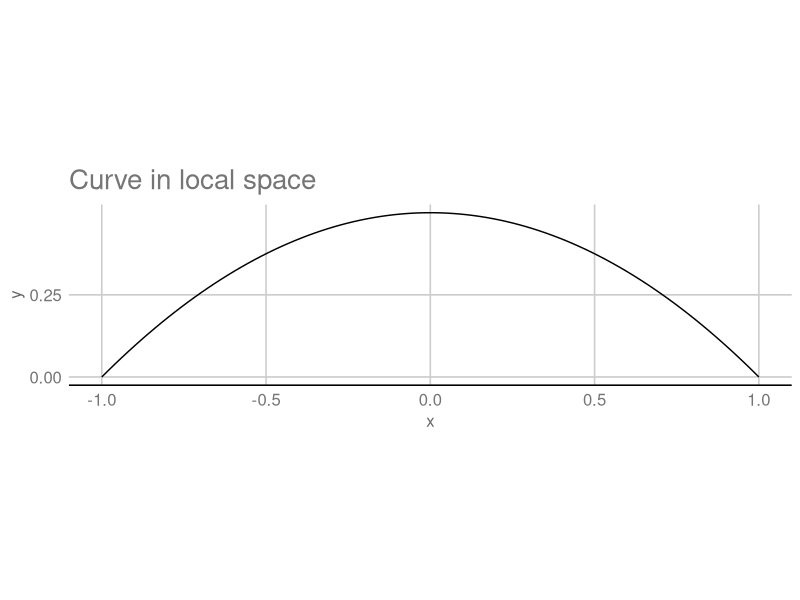
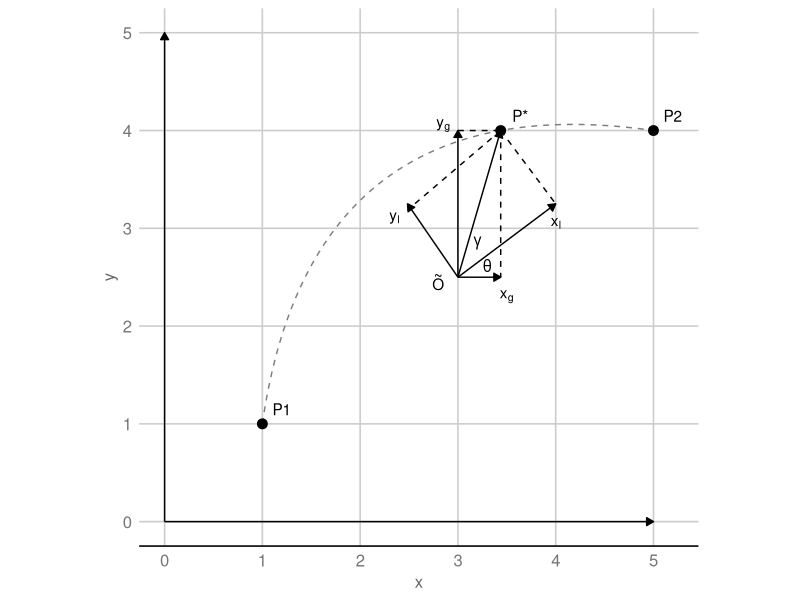

The R script that drew these images, in order:
## ---- chunk 1
knitr::opts_chunk$set(echo = TRUE)
require(ggplot2)
require(ggthemes)
theme_set(theme_gdocs())
theme_update(plot.background = element_blank()) #, text = element_text(size=14))
## ---- chunk 2
alpha <- 0.5
s <- 1

x <- seq(-s,s, length.out = 100)
y = -alpha/s*x^2+alpha*s

ggplot(data.frame(x,y)) + geom_line(aes(x=x, y=y)) + coord_fixed() +
  ggtitle("Curve in local space") + scale_y_continuous(breaks=c(0,0.25))
## ---- chunk 3
p1 <- c(1,1)
p2 <- c(5,4)
alpha <- 0.5

theta <- atan2(p2[2] - p1[2], p2[1]-p1[1])
s     <- sqrt( (p1[1]-p2[1])^2 + (p1[2] - p2[2])^2 ) /2
xs    <- seq(-s, s, length.out = 100)
mid   <- (p1+p2)/2
# This will take a series of x points (in local space), run them through the quadratic equation,
# and return them rotated into the line defined by p1 and p2.
transform.points <- function(xs) {
  d <- as.data.frame(t(sapply(xs, function(x) {
    y     <- -alpha/s * x^2 + alpha*s  # parabolic curve in 'local' space
    gamma <- atan2(y, x) 
    r     <- sqrt( x^2 + y^2 )
    x_    <- r * cos(gamma + theta) + mid[1]
    y_    <- r * sin(gamma + theta) + mid[2]
    c(x_, y_)
  })))
  names(d) <- c("x","y")
  d
}

# Linear interpolation, used to help with plotting later
lerp <- function(p.0, p.1, t) {
  (1-t)*p.0 + t*p.1
}

points <- transform.points(xs)
## ---- chunk 4
# Example point
xp <- 1.25
p.example <- transform.points(xp)

# Drop lines from the example point
d1 <- lerp(mid, points[100,], xp/s)
d2 <- lerp(mid, transform.points(0), -alpha/s * xp^2 + alpha*s / (alpha*s) )
local.drops <- data.frame(x1=c(p.example[1,1], p.example[1,1]), x2=c(d1[1,1], d2[1,1]), 
                          y1=c(p.example[1,2], p.example[1,2]), y2=c(d1[1,2], d2[1,2]))

global.drops <- data.frame(x1=c(p.example[1,"x"], mid[1]), x2=c(p.example[1,"x"], p.example[1,"x"]), 
                           y1=c(p.example[1,"y"], p.example[1,"y"]), y2=c(mid[2], p.example[1,"y"]))

drops <- rbind(local.drops, global.drops)
# Rotated axis
#rx.2 <- c(mid[1], d1[1,"y"])#lerp(mid, as.numeric(points[nrow(points),]), 0.6)
#ry.2 <- as.matrix(transform.points(0))
#ry.2 <- c(mid[1], d1[1,1]) #lerp(mid, ry.2, 1.5)
# Global axis
global.axis <- data.frame(x1=c(0,0), x2=c(5,0), 
                          y1=c(0,0), y2=c(0,5))

# Shifted axis
shifted.axis <- data.frame(x1=c(mid[1], mid[1]), x2=c(p.example[1,"x"], mid[1]), 
                           y1=c(mid[2], mid[2]), y2=c(mid[2], p.example[1,"y"]))

rotated.axis <- data.frame(x1=c(mid[1],mid[1]), x2=c(d1[1,"x"],d2[1,"x"]), 
                           y1=c(mid[2],mid[2]), y2=c(d1[1,"y"],d1[1,"y"]))

axes <- rbind(global.axis, shifted.axis, rotated.axis)

display.points <- rbind(p.example, points[1,], points[100,])
display.points$label <- c("P*","P1","P2")
my.arrow <- arrow(length = unit(0.2,"cm"), type="closed")
ggplot(points) + geom_line(aes(x,y), linetype = 2, color="grey50") +
  # Add local, global, and rotated coordinate axes
  geom_segment(data=axes, mapping=aes(x=x1, xend=x2, y=y1, yend=y2), arrow = my.arrow) +
  # Add lobal and global drops from p*
  geom_segment(data=drops, mapping = aes(x=x1, xend=x2, y=y1, yend=y2), linetype=2) +
  # Ray to example point
  geom_segment(data=data.frame(x1=mid[1], x2=p.example[1,1], y1=mid[2], y2=p.example[1,2]), 
               mapping = aes(x=x1, xend=x2, y=y1, yend=y2), arrow = my.arrow) +
  # Example and end points
  geom_point(data=display.points, aes(x, y), size=3) +
  geom_text(data=display.points, aes(x=x, y=y, label=label), nudge_x=0.2, nudge_y=0.15) +
  # Add some math symbols
  annotate("text", x=mid[1]+0.3, y=mid[2]+0.12, label="theta", parse=TRUE) +
  annotate("text", x=mid[1]+0.2, y=mid[2]+0.35, label="gamma", parse=TRUE) +
  annotate("text", x=2.35, y=3.1, label="y[l]", parse=TRUE) +
  annotate("text", x=4, y=3.05, label="x[l]", parse=TRUE) +
  annotate("text", x=2.8, y=2.45, label="tilde(O)", parse=TRUE) +
  annotate("text", x=2.85, y=4.05, label="y[g]", parse=TRUE) +
  annotate("text", x=3.5, y=2.3, label="x[g]", parse=TRUE) +
  coord_fixed()

